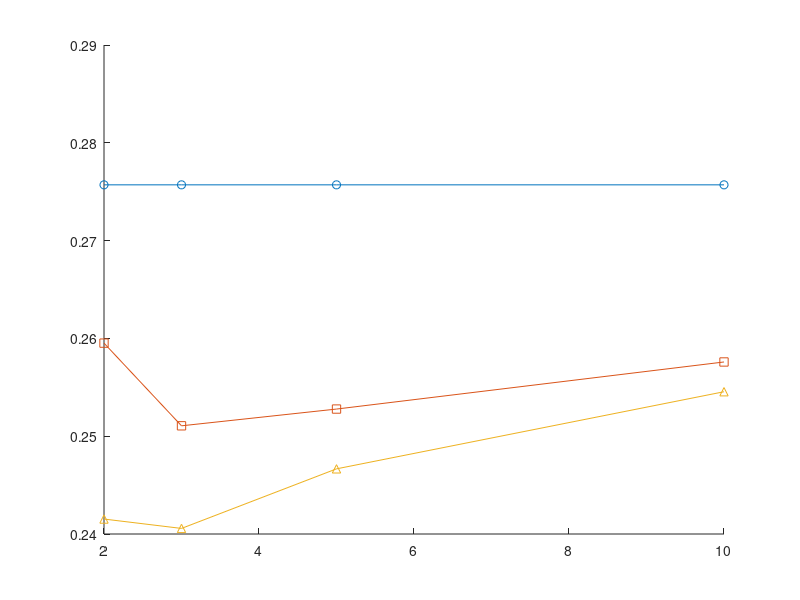

Here is the MATLAB script that generated this plot: (Note: this script raises an error after producing the figure.)
% FIG_QDIGAMMA_VS_P  Reproduces qdigamma_vs_p.png (q-digamma application).
%
%   Data: sigma = 0.6, [a,b] = [1,4], lambda = 1.5, mu = 3.0, s = 0.5.
%   psi_sigma and psi_sigma' are evaluated by truncating their defining
%   series at N = 300 terms (well past geometric convergence for
%   sigma = 0.6). Self-contained.

clear; close all; clc;

sigma = 0.6;
a = 1; b = 4; lambda = 1.5; mu = 3.0; s = 0.5;
N = 300;   % series truncation

k = (0:N)';
psi  = @(x) -log(1-sigma) + log(sigma) * sum(sigma.^(k+x) ./ (1 - sigma.^(k+x)));
psip = @(x) (log(sigma))^2 * sum(sigma.^(k+x) ./ (1 - sigma.^(k+x)).^2);

E = a + b - lambda;
F = a + b - mu;
mid = a + b - (lambda + mu)/2;

term1 = (2*psi(E) - psi(mid) + 2*psi(F)) / 3;
integral_term = integral(@(x) arrayfun(psi, x), F, E, 'RelTol', 1e-12, 'AbsTol', 1e-14);
LHS = abs(term1 - integral_term/(mu - lambda));

Cs = @(s) 4*(1+2^(1-s))/(3*(s+1)) - 1/((s+1)*(s+2)) - 2^(1-s)/(s+2);
RHS_A = (mu-lambda)/4 * (psip(E) + psip(F)) * Cs(s);

p_list = [2 3 5 10];
RHS_B = zeros(size(p_list));
RHS_C = zeros(size(p_list));

Omega0 = 5/6;
R1_0 = 4/(3*(s+1)) - 1/((s+1)*(s+2));
R2_0 = 4/(3*(s+1)) - 1/(s+2);

pE = psip(E); pF = psip(F);

for i = 1:numel(p_list)
    p = p_list(i);
    q = p/(p-1);

    part1 = ((4/3)^(q+1) - (1/3)^(q+1)) / (q+1);
    t1 = ((1+2^(-s))*pE^p + 2^(-s)*pF^p)^(1/p);
    t2 = ((1+2^(-s))*pF^p + 2^(-s)*pE^p)^(1/p);
    RHS_B(i) = (mu-lambda)/4 * part1^(1/q) * (1/(s+1))^(1/p) * (t1+t2);

    u1 = ((R1_0+2^(-s)*R2_0)*pE^p + 2^(-s)*R2_0*pF^p)^(1/p);
    u2 = ((R1_0+2^(-s)*R2_0)*pF^p + 2^(-s)*R2_0*pE^p)^(1/p);
    RHS_C(i) = (mu-lambda)/4 * Omega0^(1-1/p) * (u1+u2);
end

fprintf('LHS = %.6f, Triangle RHS_A = %.6f\n', LHS, RHS_A);
fprintf('  p     Hoelder(B)   power-mean(C)\n');
for i = 1:numel(p_list)
    fprintf('  %2d   %.6f    %.6f\n', p_list(i), RHS_B(i), RHS_C(i));
end

figure; hold on;
plot(p_list, RHS_A*ones(size(p_list)), 'o-', 'DisplayName', 'Prop. 5.14 (triangle)');
plot(p_list, RHS_B, 's-', 'DisplayName', 'Prop. 5.15 (Hoelder)');
plot(p_list, RHS_C, '^-', 'DisplayName', 'Prop. 5.16 (power-mean)');
yline(LHS, 'k--', 'DisplayName', 'LHS (exact)');
xlabel('p'); ylabel('Bound value');
title('q-digamma application: RHS bounds vs p');
legend('Location', 'best'); grid on;
